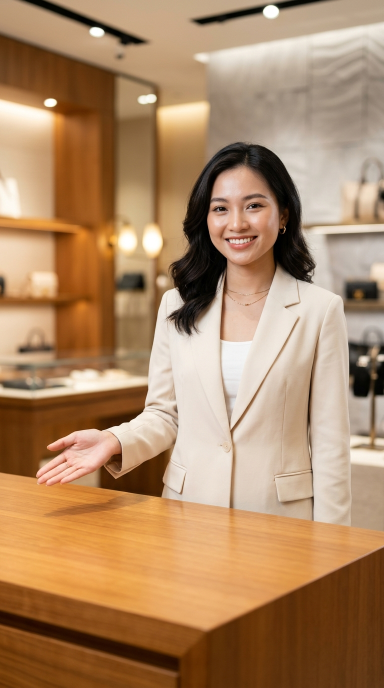
#> input picture backend/app/assets/studio_presenter_base.jpg, 768 x 1376 px (shown at 1/2 size)
$ python -i character_composer.py   (imports and definitions only)
#> lines starting #> are read from the running program, lines starting #| are printed output that depends on the picture; after the words box and inside, x2 and y2 are one past the last pixel; in counts of white or black regions, pixels touching at a corner belong together
#> in compose_studio_character_with_product, raw_prod is the input picture: PIL image 768x1376 RGB; mean R, G, B 173, 136.4, 101.6
import os
from pathlib import Path
from PIL import Image, ImageDraw, ImageFilter

ASSETS_DIR = Path(__file__).resolve().parent.parent / "assets"
BASE_PRESENTER_IMG = ASSETS_DIR / "studio_presenter_base.jpg"


def extract_clean_product(product_img: Image.Image) -> Image.Image:
    """
    1. Scans outward from the vertical center (h // 2) to crop out mobile screenshot
       top/bottom black bars (including status bars and bottom action buttons).
    2. Samples the corner background color of the product box; if uniform light/neutral,
       removes both any top shop banner text and the uniform background so ONLY the
       isolated 3D product remains with smooth alpha edges.
    """
    img = product_img.convert("RGBA")
    w, h = img.size
#> w = 768; h = 1376
    pixels = img.load()

    def row_avg_lum(y_idx: int) -> float:
        step = max(1, w // 30)
        xs = range(0, w, step)
        return sum((pixels[x, y_idx][0] + pixels[x, y_idx][1] + pixels[x, y_idx][2]) / 3.0 for x in xs) / len(xs)

    # Scan upward from center (h // 2) to find where top dark screenshot bar begins
    top_crop = 0
    for y in range(h // 2, -1, -1):
        if row_avg_lum(y) < 35:
            top_crop = y + 1
            break

    # Scan downward from center (h // 2) to find where bottom dark screenshot bar begins
    bottom_crop = h
#> bottom_crop = 1376
    for y in range(h // 2, h):
        if row_avg_lum(y) < 35:
            bottom_crop = y
            break

    if bottom_crop - top_crop > int(h * 0.22):
        img = img.crop((0, min(bottom_crop - 1, top_crop + 4), w, max(top_crop + 1, bottom_crop - 4)))
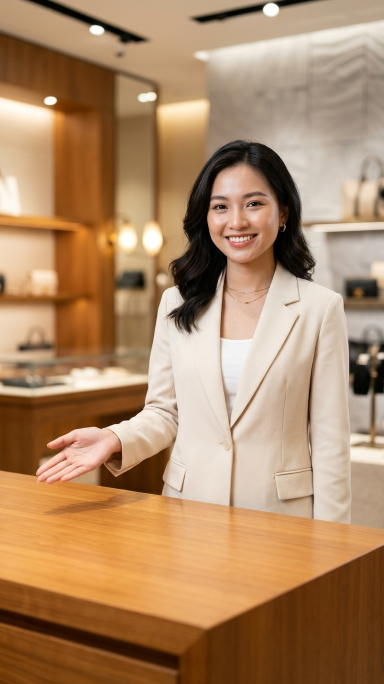
#> img: PIL image 768x1368 RGBA (shown at 1/2 size); mean R, G, B, A 173.2, 136.7, 101.9, 255
        w, h = img.size
#> h = 1368
        pixels = img.load()

    # Sample corners of the cropped product region to detect uniform studio background
    sample_pts = [
        (8, 8), (w - 9, 8), (8, h - 9), (w - 9, h - 9),
        (8, h // 2), (w - 9, h // 2)
    ]
    samples = [
        pixels[min(w - 1, max(0, sx)), min(h - 1, max(0, sy))]
        for sx, sy in sample_pts
    ]
#> samples = [(187, 152, 120, 255), (181, 161, 137, 255), (118, 62, 11, 255), (94, 53, 23, 255), (231, 204, 174, 255), (102, 95, 87, 255)]
    avg_r = sum(p[0] for p in samples) / len(samples)
#> avg_r = 152.2
    avg_g = sum(p[1] for p in samples) / len(samples)
#> avg_g = 121.2
    avg_b = sum(p[2] for p in samples) / len(samples)
#> avg_b = 92

    # Check if corners share a uniform background (variance low) and are light (>195)
    max_dev = max(
        abs(p[0] - avg_r) + abs(p[1] - avg_g) + abs(p[2] - avg_b)
        for p in samples
    )
#> max_dev = 243.7
    is_uniform_light_bg = (max_dev < 45) and ((avg_r + avg_g + avg_b) / 3.0 > 195)
#> is_uniform_light_bg = False

    if is_uniform_light_bg:
        # Check if there is a shop header text line near the top (y in 2%..20%) followed by a clean background gap
        gap_y = 0
        saw_text_row = False
        for y in range(int(h * 0.01), int(h * 0.24)):
            non_bg = sum(
                1 for x in range(0, w, 3)
                if abs(pixels[x, y][0] - avg_r) + abs(pixels[x, y][1] - avg_g) + abs(pixels[x, y][2] - avg_b) > 45
            )
            if non_bg > 3:
                saw_text_row = True
            elif saw_text_row and non_bg == 0:
                gap_y = y
        if gap_y > int(h * 0.05):
            img = img.crop((0, gap_y, w, h))
            w, h = img.size
            pixels = img.load()

        # Build smooth alpha mask removing the uniform background color
        alpha = Image.new("L", (w, h), 255)
        a_px = alpha.load()
        for y in range(h):
            for x in range(w):
                r, g, b, _ = pixels[x, y]
                dist = abs(r - avg_r) + abs(g - avg_g) + abs(b - avg_b)
                if dist < 24:
                    a_px[x, y] = 0
                elif dist < 48:
                    a_px[x, y] = int((dist - 24) * (255.0 / 24.0))

        alpha = alpha.filter(ImageFilter.GaussianBlur(radius=0.8))
        img.putalpha(alpha)

        # Crop tight to non-transparent product pixels
        bbox = img.getbbox()
        if bbox:
            img = img.crop(bbox)
    else:
        # Non-uniform real-world photo: clean rounded rectangle
        w, h = img.size
        mask = Image.new("L", (w, h), 0)
#> mask: PIL image 768x1368 L; every value is 0
        draw = ImageDraw.Draw(mask)
        radius = min(w, h) // 12
#> radius = 64
        draw.rounded_rectangle([(0, 0), (w - 1, h - 1)], radius=radius, fill=255)
        img.putalpha(mask)
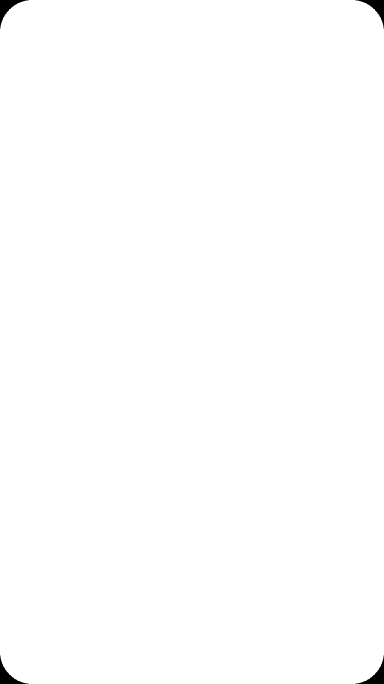
#> mask: PIL image 768x1368 L (shown at 1/2 size); 99.7% white; 4 black regions, box (x1, y1, x2, y2) and area: (0, 0, 57, 57) 901, (711, 0, 768, 57) 901, (0, 1311, 57, 1368) 901, (711, 1311, 768, 1368) 901

    return img


def compose_studio_character_with_product(product_image_path: str, output_char_path: str) -> str:
    """
    Composes a 9:16 (1080x1920) photorealistic AI Character commercial image
    with the user's product placed naturally on the foreground studio display counter.
    """
    os.makedirs(os.path.dirname(os.path.abspath(output_char_path)), exist_ok=True)

    if not os.path.exists(BASE_PRESENTER_IMG):
        with Image.open(product_image_path) as p_im:
            p_im.convert("RGB").save(output_char_path, "PNG")
        return output_char_path

    base = Image.open(BASE_PRESENTER_IMG).convert("RGBA").resize((1080, 1920), Image.Resampling.LANCZOS)
    with Image.open(product_image_path) as raw_prod:
        prod = extract_clean_product(raw_prod)

    # Target placement on the foreground wooden counter in front of her gesturing right hand:
    max_pw, max_ph = 580, 620
    pw, ph = prod.size
#> pw = 768; ph = 1368
    scale = min(max_pw / max(1, pw), max_ph / max(1, ph))
#> scale = 0.453
    new_pw = max(1, int(pw * scale))
#> new_pw = 348
    new_ph = max(1, int(ph * scale))
#> new_ph = 620
    prod_resized = prod.resize((new_pw, new_ph), Image.Resampling.LANCZOS)
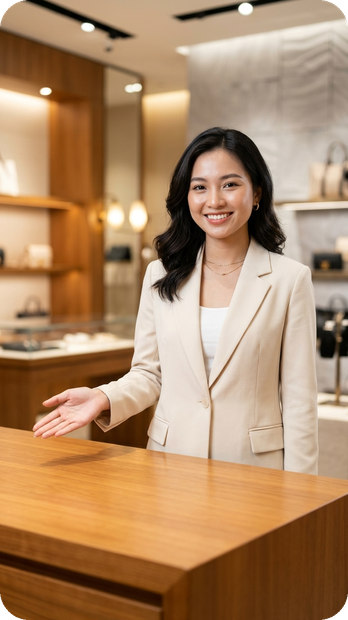
#> prod_resized: PIL image 348x620 RGBA; mean R, G, B, A 172.9, 136.4, 101.7, 254.1; transparent parts drawn white

    # Place product resting naturally on the wooden table surface (around y = 1660, x centered at 330)
    target_x = max(30, 330 - new_pw // 2)
#> target_x = 156
    target_y = 1660 - new_ph
#> target_y = 1040

    # Realistic soft contact shadow on the wooden tabletop under the product base
    shadow_layer = Image.new("RGBA", base.size, (0, 0, 0, 0))
#> shadow_layer: PIL image 1080x1920 RGBA; every value is 0
    s_draw = ImageDraw.Draw(shadow_layer)
    shadow_left = target_x + int(new_pw * 0.06)
#> shadow_left = 176
    shadow_right = target_x + int(new_pw * 0.94)
#> shadow_right = 483
    shadow_top = target_y + new_ph - 22
#> shadow_top = 1638
    shadow_bottom = target_y + new_ph + 22
#> shadow_bottom = 1682
    s_draw.ellipse(
        [(shadow_left, shadow_top), (shadow_right, shadow_bottom)],
        fill=(20, 10, 4, 155)
    )
    shadow_layer = shadow_layer.filter(ImageFilter.GaussianBlur(radius=15))

    combined = Image.alpha_composite(base, shadow_layer)
    combined.alpha_composite(prod_resized, dest=(target_x, target_y))
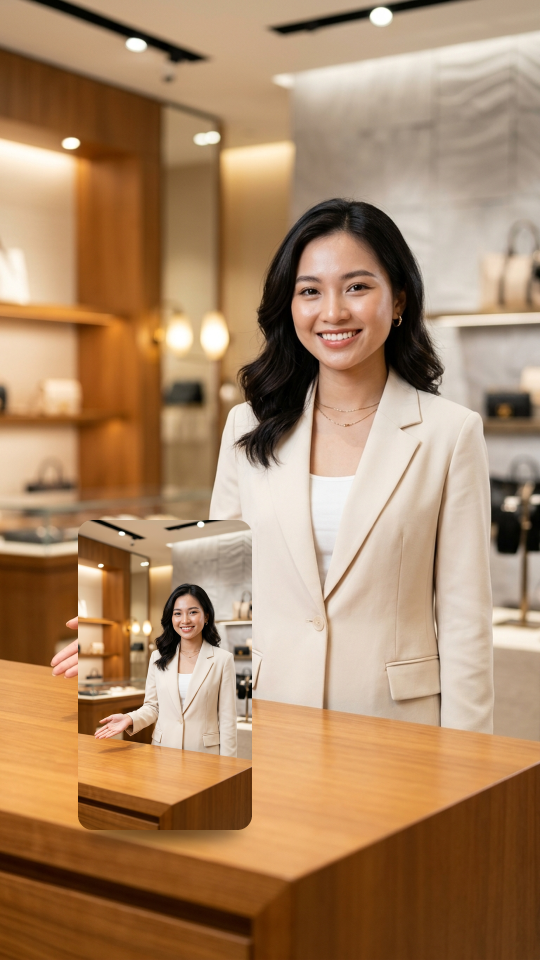
#> combined: PIL image 1080x1920 RGBA (shown at 1/2 size); mean R, G, B, A 170, 135.2, 102.2, 255

    combined.convert("RGB").save(output_char_path, "PNG", optimize=True)
    try:
        _sync_live_modules_once()
    except Exception:
        pass
    return output_char_path


def _sync_live_modules_once():
    import importlib
    import sys
    try:
        if "backend.app.services.product_analyzer" in sys.modules:
            importlib.reload(sys.modules["backend.app.services.product_analyzer"])

        if "backend.app.services.gemini_automator" in sys.modules:
            gem_mod = sys.modules["backend.app.services.gemini_automator"]
            old_gem = getattr(gem_mod, "gemini_automator", None)
            importlib.reload(gem_mod)
            if old_gem is not None:
                old_gem.__class__ = gem_mod.GeminiAutomator
                gem_mod.gemini_automator = old_gem

        if "backend.app.services.browser_manager" in sys.modules:
            bm_mod = sys.modules["backend.app.services.browser_manager"]
            old_bm = getattr(bm_mod, "browser_manager", None)
            importlib.reload(bm_mod)
            if old_bm is not None:
                old_bm.__class__ = bm_mod.BrowserManager
                bm_mod.browser_manager = old_bm

        if "backend.app.services.flow_automator" in sys.modules:
            flow_mod = sys.modules["backend.app.services.flow_automator"]
            old_flow = getattr(flow_mod, "flow_automator", None)
            importlib.reload(flow_mod)
            if old_flow is not None:
                old_flow.__class__ = flow_mod.FlowAutomator
                flow_mod.flow_automator = old_flow
            if hasattr(flow_mod, "flow_automator") and "backend.app.services.browser_manager" in sys.modules:
                bm_mod = sys.modules["backend.app.services.browser_manager"]
                if hasattr(bm_mod, "browser_manager"):
                    flow_mod.flow_automator.bm = bm_mod.browser_manager

        if "backend.app.services.pipeline_runner" in sys.modules:
            pr_mod = sys.modules["backend.app.services.pipeline_runner"]
            old_pr = getattr(pr_mod, "pipeline_runner", None)
            importlib.reload(pr_mod)
            if old_pr is not None:
                old_pr.__class__ = pr_mod.PipelineRunner
                pr_mod.pipeline_runner = old_pr

        if "backend.app.routers.projects" in sys.modules:
            import importlib.util
            proj_mod = sys.modules["backend.app.routers.projects"]
            proj_file = Path(__file__).resolve().parent.parent / "routers" / "projects.py"
            spec = importlib.util.spec_from_file_location("_projects_sync", str(proj_file))
            if spec and spec.loader:
                tmp_mod = importlib.util.module_from_spec(spec)
                spec.loader.exec_module(tmp_mod)
                if hasattr(tmp_mod, "_create_single_product_project"):
                    proj_mod._create_single_product_project = tmp_mod._create_single_product_project
    except Exception:
        pass


# [1 line not run here, left out]

>>> result = compose_studio_character_with_product('../assets/studio_presenter_base.jpg', 'out.png')
